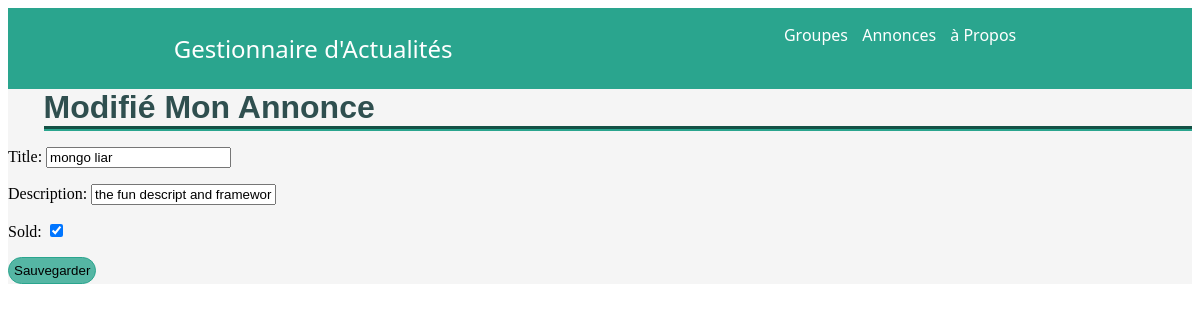
The page /annonces/upd/1/ on the database its author committed.
### listings/models.py (models this page shows)
class Listing(models.Model):
    class Type(models.TextChoices):
        disques='RECORDS'
        vêtements='CLOTHINGS'
        affiches='POSTERS'
    title=models.fields.CharField(max_length=100)
    description=models.fields.CharField(max_length=500)
    sold=models.fields.BooleanField(default=False)
    year=models.fields.IntegerField(validators=[MinValueValidator(1950),MaxValueValidator(2050)])
    type=models.fields.CharField(choices=Type.choices,max_length=30)
    band=models.ForeignKey(band,on_delete=models.SET_DEFAULT,default=3)

### listings/views.py (the view)
# urls.py: path('annonces/upd/<int:id>/',views.annonce_up,name='annonce-update'),
def annonce_up(req,id=-1):
    if id==-1:
        form=annonceForm()
        title='Enregistrement d\'une annonce'
        if(req.method =='POST'  ):
            if annonceForm(req.POST).is_valid():
                form=annonceForm(req.POST)
                newAnnonce=form.save()
                return redirect('annonce-create')
    else:
        myAnn=Listing.objects.get(id=id)
        if(req.method =='POST'):
            if annonceFormMod(req.POST).is_valid():
                form=annonceFormMod(req.POST,instance=myAnn)
                form.save()
                return redirect('annonce-list')
        title="Modifié mon annonce"
        form=annonceFormMod(instance=myAnn)
    return render(req,'listings/annonce_up.html',{'form':form,'title':title})

### listings/forms.py
class annonceFormMod(forms.ModelForm):
    class Meta :
        model=Listing
        exclude=('year','type','band')

### listings/templates/listings/annonce_up.html (shortened to what this page needs)
{% extends 'listings/base.html' %}
{% block content %}
<div class="title">{{title}}</div>
<form action="" method="post">
    {{form.as_p}}
<input type='submit' class="button" value="Sauvegarder">
</form>
{% endblock content %}

### listings/static/listings/myStyle.css (style rules this page uses)
.title { font-weight: 600; margin-left: 3%; font-family: Arial, Helvetica, sans-serif; color: darkslategray; font-size: xx-large; text-transform: capitalize; border-bottom:rgb(42, 165, 142) 5px groove ; }
.button { text-align: center; border:rgb(42, 165, 142) 1px groove ; border-radius: 15px; background-color: rgb(85, 182, 164); padding: 5px; }

### rows shown on the page
Listing: title "mongo liar", description "the fun descript and framework", sold "☑"

### other values the page prints
{{ title }} "Modifié Mon Annonce"
